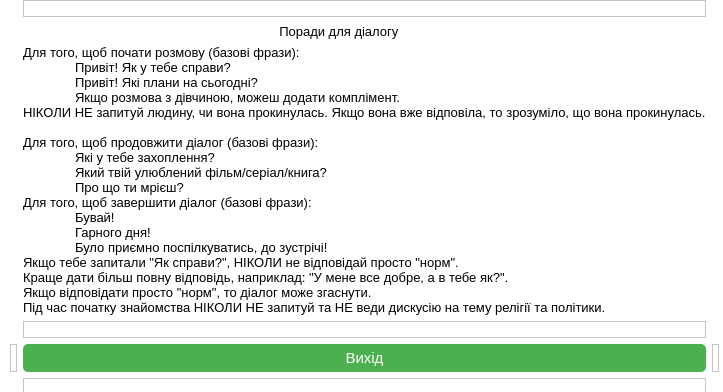
<?xml version="1.0" encoding="UTF-8"?>
<ui version="4.0">
 <class>Dialog</class>
 <widget class="QMainWindow" name="Dialog">
  <property name="geometry">
   <rect>
    <x>0</x>
    <y>0</y>
    <width>723</width>
    <height>392</height>
   </rect>
  </property>
  <property name="windowTitle">
   <string>Довідник</string>
  </property>
  <property name="styleSheet">
   <string notr="true">background-color: #ffffff;</string>
  </property>
  <widget class="QWidget" name="centralwidget">
   <widget class="QWidget" name="layoutWidget">
    <property name="geometry">
     <rect>
      <x>10</x>
      <y>0</y>
      <width>709</width>
      <height>394</height>
     </rect>
    </property>
    <layout class="QGridLayout" name="gridLayout">
     <item row="2" column="1">
      <widget class="QLabel" name="label">
       <property name="font">
        <font>
         <pointsize>10</pointsize>
        </font>
       </property>
       <property name="text">
        <string>Для того, щоб почати розмову (базові фрази):
	Привіт! Як у тебе справи?
	Привіт! Які плани на сьогодні?
	Якщо розмова з дівчиною, можеш додати комплімент.
НІКОЛИ НЕ запитуй людину, чи вона прокинулась. Якщо вона вже відповіла, то зрозуміло, що вона прокинулась.

Для того, щоб продовжити діалог (базові фрази):
	Які у тебе захоплення?
	Який твій улюблений фільм/серіал/книга?
	Про що ти мрієш?
Для того, щоб завершити діалог (базові фрази):
	Бувай!
	Гарного дня!
	Було приємно поспілкуватись, до зустрічі!
Якщо тебе запитали &quot;Як справи?&quot;, НІКОЛИ не відповідай просто &quot;норм&quot;.
Краще дати більш повну відповідь, наприклад: &quot;У мене все добре, а в тебе як?&quot;. 
Якщо відповідати просто &quot;норм&quot;, то діалог може згаснути.
Під час початку знайомства НІКОЛИ НЕ запитуй та НЕ веди дискусію на тему релігії та політики.</string>
       </property>
      </widget>
     </item>
     <item row="4" column="1">
      <widget class="QPushButton" name="exit">
       <property name="font">
        <font>
         <pointsize>11</pointsize>
        </font>
       </property>
       <property name="styleSheet">
        <string notr="true">QPushButton {
    background-color: #4CAF50;
    border: none;
    color: white;
    padding: 5px 15px;
    text-align: center;
    text-decoration: none;
    border-radius: 5px;
}

QPushButton:hover {
    background-color: #45a049;
}

QPushButton:pressed {
    background-color: #367c39;
}</string>
       </property>
       <property name="text">
        <string>Вихід</string>
       </property>
      </widget>
     </item>
     <item row="1" column="1">
      <widget class="QLabel" name="label_2">
       <property name="font">
        <font>
         <pointsize>10</pointsize>
        </font>
       </property>
       <property name="text">
        <string>                                                                       Поради для діалогу</string>
       </property>
      </widget>
     </item>
     <item row="4" column="2">
      <widget class="QFrame" name="frame_2">
       <property name="frameShape">
        <enum>QFrame::StyledPanel</enum>
       </property>
       <property name="frameShadow">
        <enum>QFrame::Raised</enum>
       </property>
      </widget>
     </item>
     <item row="3" column="1">
      <widget class="QFrame" name="frame">
       <property name="frameShape">
        <enum>QFrame::StyledPanel</enum>
       </property>
       <property name="frameShadow">
        <enum>QFrame::Raised</enum>
       </property>
      </widget>
     </item>
     <item row="0" column="1">
      <widget class="QFrame" name="frame_4">
       <property name="frameShape">
        <enum>QFrame::StyledPanel</enum>
       </property>
       <property name="frameShadow">
        <enum>QFrame::Raised</enum>
       </property>
      </widget>
     </item>
     <item row="4" column="0">
      <widget class="QFrame" name="frame_3">
       <property name="frameShape">
        <enum>QFrame::StyledPanel</enum>
       </property>
       <property name="frameShadow">
        <enum>QFrame::Raised</enum>
       </property>
      </widget>
     </item>
     <item row="5" column="1">
      <widget class="QFrame" name="frame_5">
       <property name="frameShape">
        <enum>QFrame::StyledPanel</enum>
       </property>
       <property name="frameShadow">
        <enum>QFrame::Raised</enum>
       </property>
      </widget>
     </item>
    </layout>
   </widget>
  </widget>
 </widget>
 <resources/>
 <connections/>
</ui>
